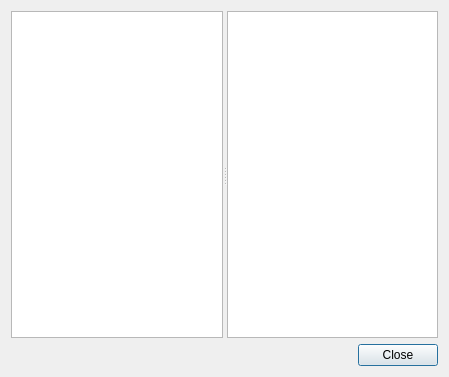
<?xml version="1.0" encoding="UTF-8"?>
<ui version="4.0">
 <class>Mayo::DialogInspectXde</class>
 <widget class="QDialog" name="Mayo::DialogInspectXde">
  <property name="geometry">
   <rect>
    <x>0</x>
    <y>0</y>
    <width>449</width>
    <height>377</height>
   </rect>
  </property>
  <property name="windowTitle">
   <string>XDE</string>
  </property>
  <property name="modal">
   <bool>true</bool>
  </property>
  <layout class="QVBoxLayout" name="verticalLayout">
   <item>
    <widget class="QSplitter" name="splitter">
     <property name="orientation">
      <enum>Qt::Horizontal</enum>
     </property>
     <widget class="QTreeWidget" name="treeWidget_Document">
      <attribute name="headerVisible">
       <bool>false</bool>
      </attribute>
      <column>
       <property name="text">
        <string notr="true">1</string>
       </property>
      </column>
     </widget>
     <widget class="QTreeWidget" name="treeWidget_LabelProps">
      <property name="editTriggers">
       <set>QAbstractItemView::NoEditTriggers</set>
      </property>
      <property name="selectionMode">
       <enum>QAbstractItemView::NoSelection</enum>
      </property>
      <property name="columnCount">
       <number>2</number>
      </property>
      <attribute name="headerVisible">
       <bool>false</bool>
      </attribute>
      <column>
       <property name="text">
        <string notr="true">1</string>
       </property>
      </column>
      <column>
       <property name="text">
        <string notr="true">2</string>
       </property>
      </column>
     </widget>
    </widget>
   </item>
   <item>
    <widget class="QDialogButtonBox" name="buttonBox">
     <property name="orientation">
      <enum>Qt::Horizontal</enum>
     </property>
     <property name="standardButtons">
      <set>QDialogButtonBox::Close</set>
     </property>
    </widget>
   </item>
  </layout>
 </widget>
 <resources/>
 <connections>
  <connection>
   <sender>buttonBox</sender>
   <signal>accepted()</signal>
   <receiver>Mayo::DialogInspectXde</receiver>
   <slot>accept()</slot>
   <hints>
    <hint type="sourcelabel">
     <x>248</x>
     <y>254</y>
    </hint>
    <hint type="destinationlabel">
     <x>157</x>
     <y>274</y>
    </hint>
   </hints>
  </connection>
  <connection>
   <sender>buttonBox</sender>
   <signal>rejected()</signal>
   <receiver>Mayo::DialogInspectXde</receiver>
   <slot>reject()</slot>
   <hints>
    <hint type="sourcelabel">
     <x>316</x>
     <y>260</y>
    </hint>
    <hint type="destinationlabel">
     <x>286</x>
     <y>274</y>
    </hint>
   </hints>
  </connection>
 </connections>
</ui>
